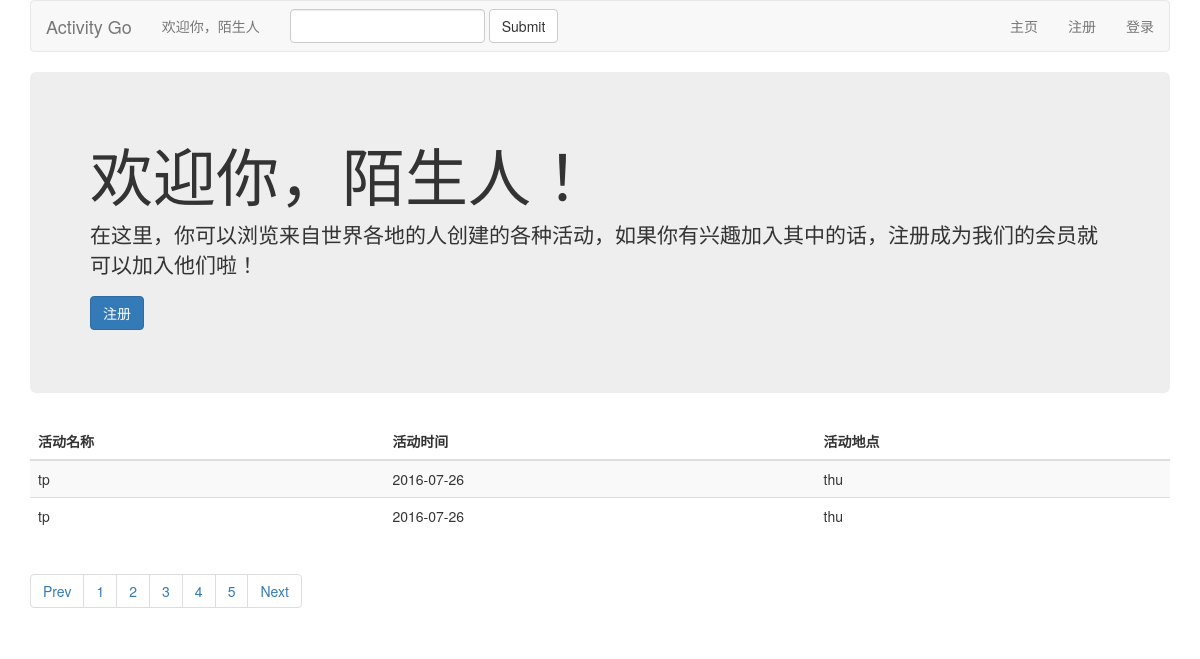
The app's page /, older data.
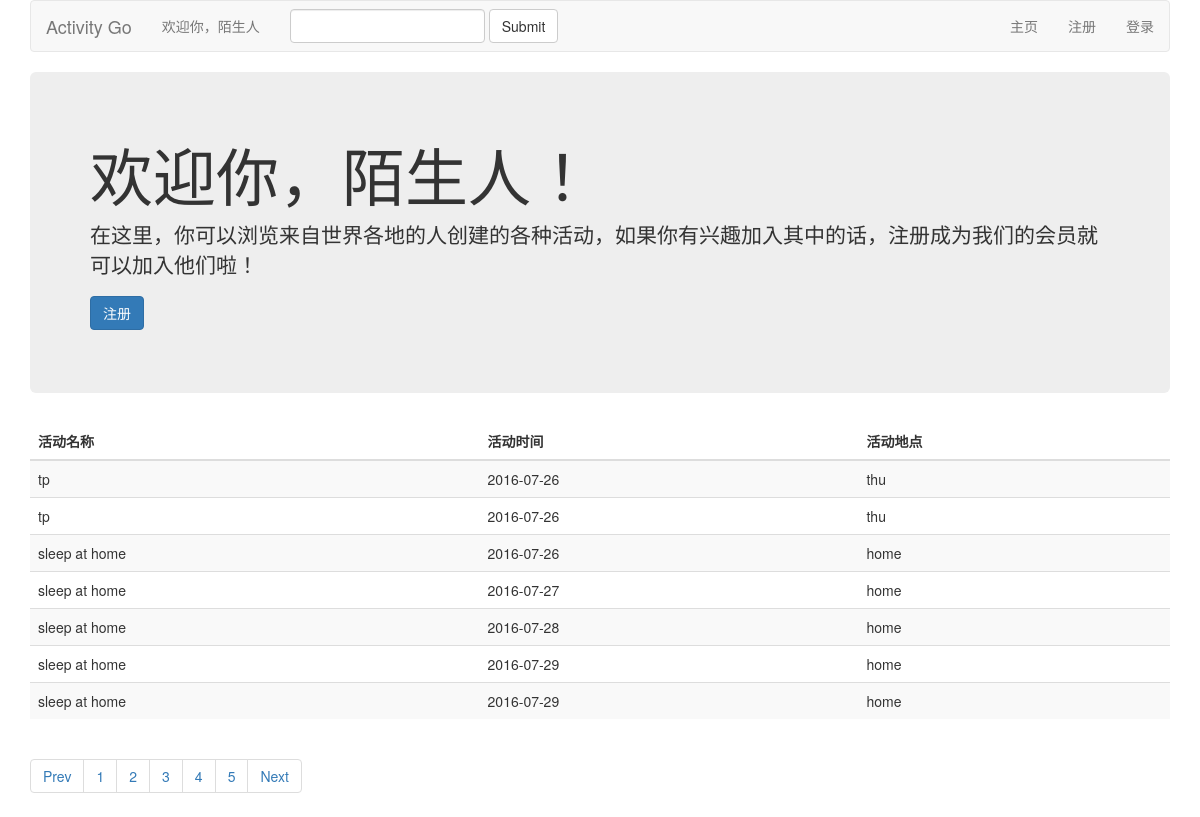
The same page, newer data.
### activity/models.py (models this page shows, shortened)
class Activities(models.Model):
	aname = models.CharField(max_length=50)
	adate = models.CharField(max_length=20)
	alocation = models.CharField(max_length=50)
	adescription = models.CharField(max_length=200)
	aorganiser = models.CharField(max_length=50)
	aparticipants = models.ManyToManyField('User')
	aparticipantnum = models.IntegerField(default=0)
	astatus = models.IntegerField(default=0)

### activity/views.py (the view)
# urls.py: url(r'^$', 'activity.views.indexNoUser'),
def indexNoUser(Req):
	all_activities = Activities.objects.all()
	un = Req.COOKIES.get('username', '')
	return render_to_response('index_nouser.html', {'username': un, 'all_activities': all_activities})

### activity/templates/index_nouser.html
{% extends "base_nouser.html" %}
{% block content %}
<div class="jumbotron">
				<h1>
					欢迎你，陌生人！
				</h1>
				<p>
					在这里，你可以浏览来自世界各地的人创建的各种活动，如果你有兴趣加入其中的话，注册成为我们的会员就可以加入他们啦！
				</p>
				<p>
					 <a class="btn btn-primary btn-large" href="/regist">注册</a>
				</p>
			</div>
			<table class="table table-striped table-hover">
				<thead>
					<tr>
						<th>
							活动名称
						</th>
						<th>
							活动时间
						</th>
						<th>
							活动地点
						</th>
					</tr>
				</thead>
				<tbody>
				{% for act in all_activities %}
					<tr>
						<td>
							{{act.aname}}
						</td>
						<td>
							{{act.adate}}
						</td>
						<td>
							{{act.alocation}}
						</td>
					</tr>
				{% endfor %}
				</tbody>
			</table>
			<ul class="pagination">
				<li>
					 <a href="#">Prev</a>
				</li>
				<li>
					 <a href="#">1</a>
				</li>
				<li>
					 <a href="#">2</a>
				</li>
				<li>
					 <a href="#">3</a>
				</li>
				<li>
					 <a href="#">4</a>
				</li>
				<li>
					 <a href="#">5</a>
				</li>
				<li>
					 <a href="#">Next</a>
				</li>
			</ul>
{% endblock %}

Row changes from the older to the newer data that the page shows:
added Activities: aname "sleep at home", adate "2016-07-26", alocation "home"
added Activities: aname "sleep at home", adate "2016-07-27", alocation "home"
added Activities: aname "sleep at home", adate "2016-07-28", alocation "home"
added Activities: aname "sleep at home", adate "2016-07-29", alocation "home"
added Activities: aname "sleep at home", adate "2016-07-29", alocation "home"
